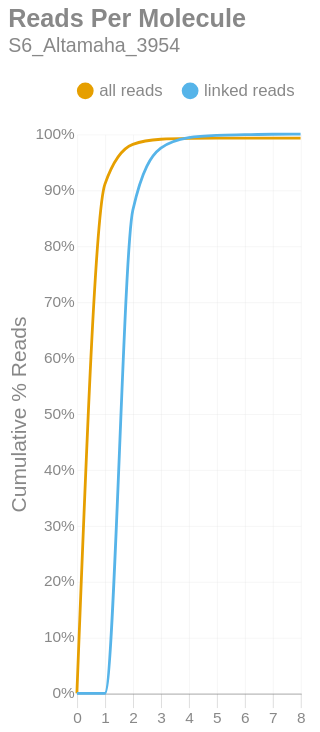

Write notebook code for a chart like this one.
### Markdown cell above
### Reads per Molecule
This chart shows the cumulative distribution of the number of reads per linked molecule. That is, how many alignments are associated with a unique molecule. This excludes the number of reads associated with invalid or absent linked-read barcodes. The `linked` histogram is the percentages recalculated when disregarding singletons.

### Code cell
if SKIPLR:
    print_html(f"Skipped")
else:
    counts = np.bincount(valids['reads'].cast(pl.Int64).to_numpy())
    weighted = counts * np.arange(len(counts))
    all_perc = weighted / n_reads
    linked_perc = weighted / n_linked_reads
    linked_perc[1] = 0
    binned_df = pl.DataFrame({
        'readsper': list(range(len(counts))),
        'all reads (cumsum)': np.cumsum(all_perc).tolist(),
        'linked reads (cumsum)': np.cumsum(linked_perc).tolist(),
    })

    with SafeRender(binned_df):
        (
            density_plot(binned_df, 'Reads Per Molecule', samplename, 'readspmol')
            .encode(
                x=alt.X('readsper:O', title=None).axis(labelAngle=0).scale(padding=0),
                y=alt.Y('value:Q', title='Cumulative % Reads').axis(format='%').stack(False),
                color=alt.Color("key:N").scale(domain=["all reads", "linked reads"]),
                tooltip=[
                    alt.Tooltip("key:N", title="Data Type"),
                    alt.Tooltip("readsper:O", title="Reads Per Molecule"),
                    alt.Tooltip("value:Q", format=".2%", title="% Reads (Cum.)")
                ]            
            )
        ).display()

### Figure 1 — Vega-Lite specification as saved in the notebook (floating-point values rounded to 4 significant figures)
{"width": "container", "height": 400, "config": {"title": {"anchor": "start", "dy": -15, "fontSize": 18, "color": "#888888", "subtitleColor": "#888888", "subtitleFontSize": 14}, "arc": {"fill": "#0072B2"}, "axis": {"domainColor": "#888888", "domainWidth": 0.5, "gridWidth": 0.2, "grid": false, "titleFontWeight": 400, "titleFontSize": 15, "labelFontSize": 11, "labelColor": "#888888", "tickColor": "#888888", "tickWidth": 0.2, "titleColor": "#888888"}, "axisBand": {"grid": false}, "axisX": {"grid": true, "tickSize": 10, "domainCap": "round"}, "axisY": {"domain": false, "grid": true, "tickSize": 0, "domainCap": "round"}, "background": "transparent", "header": {"labelFontSize": 15, "labelColor": "#888888", "titleFontSize": 15, "titleFontWeight": 600, "titleColor": "#888888"}, "legend": {"labelFont": "sans-serif", "labelFontSize": 12, "labelColor": "#888888", "symbolSize": 100, "symbolType": "circle", "titleFontSize": 12, "titlePadding": 10, "titleColor": "#888888", "title": null, "orient": "top"}, "range": {"category": ["#E69F00", "#56B4E9", "#009E73", "#F0E442", "#0072B2", "#D55E00", "#CC79A7", "#000000"], "diverging": ["#cfe8f3", "#a2d4ec", "#73bfe2", "#46abdb", "#1696d2", "#12719e"]}, "area": {"fill": "#0072B2", "fillOpacity": 0.7, "line": true, "strokeOpacity": 0.7}, "line": {"color": "#0072B2", "stroke": "#0072B2", "strokeWidth": 2}, "trail": {"color": "#0072B2", "stroke": "#0072B2", "strokeWidth": 0, "size": 1}, "point": {"filled": true, "fillOpacity": 1.0, "size": 95}, "text": {"color": "#888888", "fontSize": 11, "align": "right", "fontWeight": 400, "size": 11}, "bar": {"fill": "#0072B2", "stroke": null}, "view": {"stroke": null, "continuousWidth": 660, "continuousHeight": 400}}, "data": {"name": "data-af9012e21e26520e82a0769ad1c02950"}, "mark": {"type": "line", "interpolate": "monotone", "point": {"opacity": 0, "size": 275}}, "encoding": {"color": {"field": "key", "scale": {"domain": ["all reads", "linked reads"]}, "type": "nominal"}, "tooltip": [{"field": "key", "title": "Data Type", "type": "nominal"}, {"field": "readsper", "title": "Reads Per Molecule", "type": "ordinal"}, {"field": "value", "format": ".2%", "title": "% Reads (Cum.)", "type": "quantitative"}], "x": {"axis": {"labelAngle": 0}, "field": "readsper", "scale": {"padding": 0}, "title": null, "type": "ordinal"}, "y": {"axis": {"format": "%"}, "field": "value", "stack": false, "title": "Cumulative % Reads", "type": "quantitative"}}, "params": [{"name": "param_c36ac31b6afebe62", "select": {"type": "point", "fields": ["key"]}, "bind": "legend"}], "title": {"text": "Reads Per Molecule", "subtitle": "S6_Altamaha_3954"}, "transform": [{"fold": ["all reads (cumsum)", "linked reads (cumsum)"]}, {"calculate": "replace(datum.key, ' (cumsum)', '')", "as": "key"}, {"filter": {"param": "param_c36ac31b6afebe62"}}], "usermeta": {"embedOptions": {"downloadFileName": "S6_Altamaha_3954.readspmol"}}, "$schema": "https://vega.github.io/schema/vega-lite/v6.1.0.json", "datasets": {"data-af9012e21e26520e82a0769ad1c02950": [{"readsper": 0, "all reads (cumsum)": 0.0, "linked reads (cumsum)": 0.0}, {"readsper": 1, "all reads (cumsum)": 0.9103, "linked reads (cumsum)": 0.0}, {"readsper": 2, "all reads (cumsum)": 0.9818, "linked reads (cumsum)": 0.864}, {"readsper": 3, "all reads (cumsum)": 0.991, "linked reads (cumsum)": 0.9751}, {"readsper": 4, "all reads (cumsum)": 0.9925, "linked reads (cumsum)": 0.9939}, {"readsper": 5, "all reads (cumsum)": 0.9929, "linked reads (cumsum)": 0.998}, {"readsper": 6, "all reads (cumsum)": 0.993, "linked reads (cumsum)": 0.9991}, {"readsper": 7, "all reads (cumsum)": 0.993, "linked reads (cumsum)": 0.9999}, {"readsper": 8, "all reads (cumsum)": 0.993, "linked reads (cumsum)": 1.0}]}}
